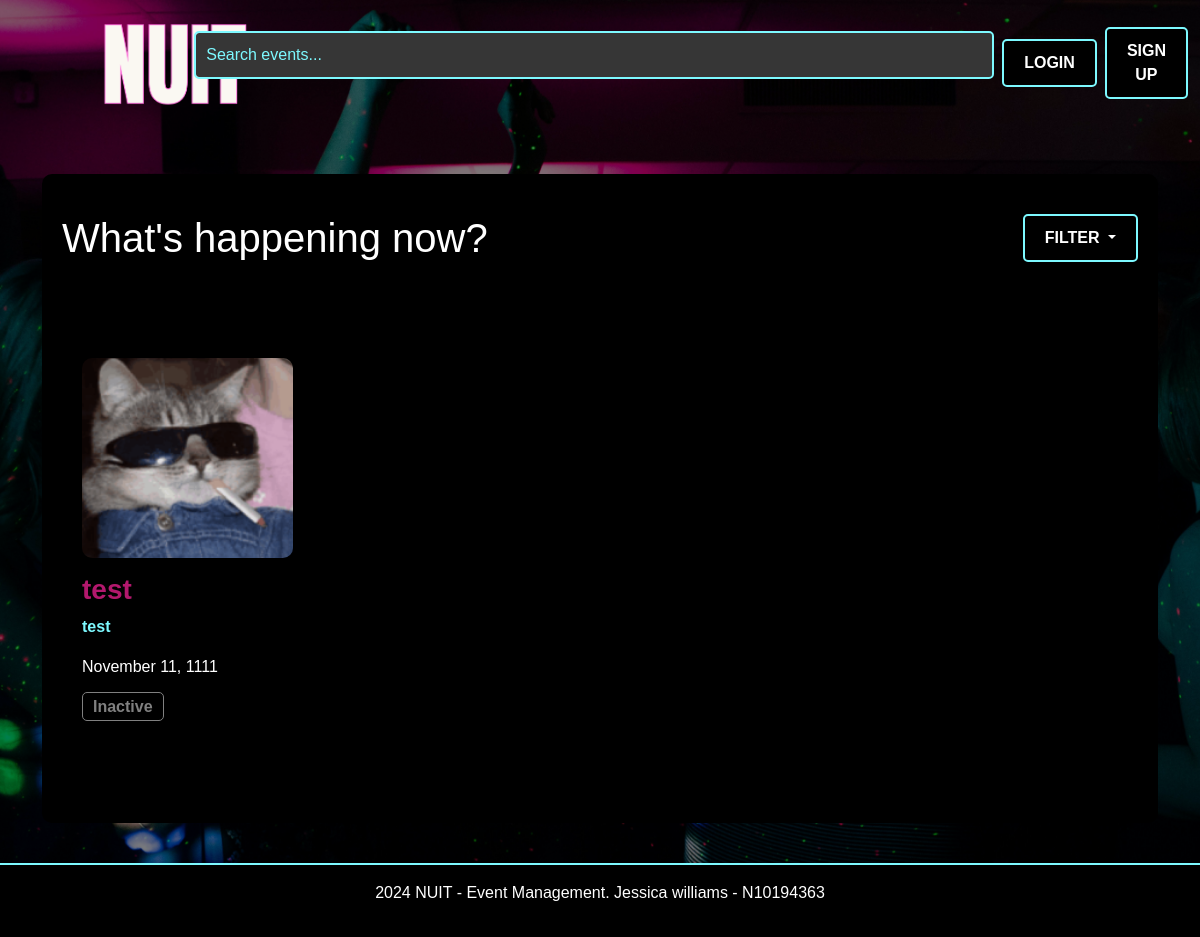
Before: / with the older database file.
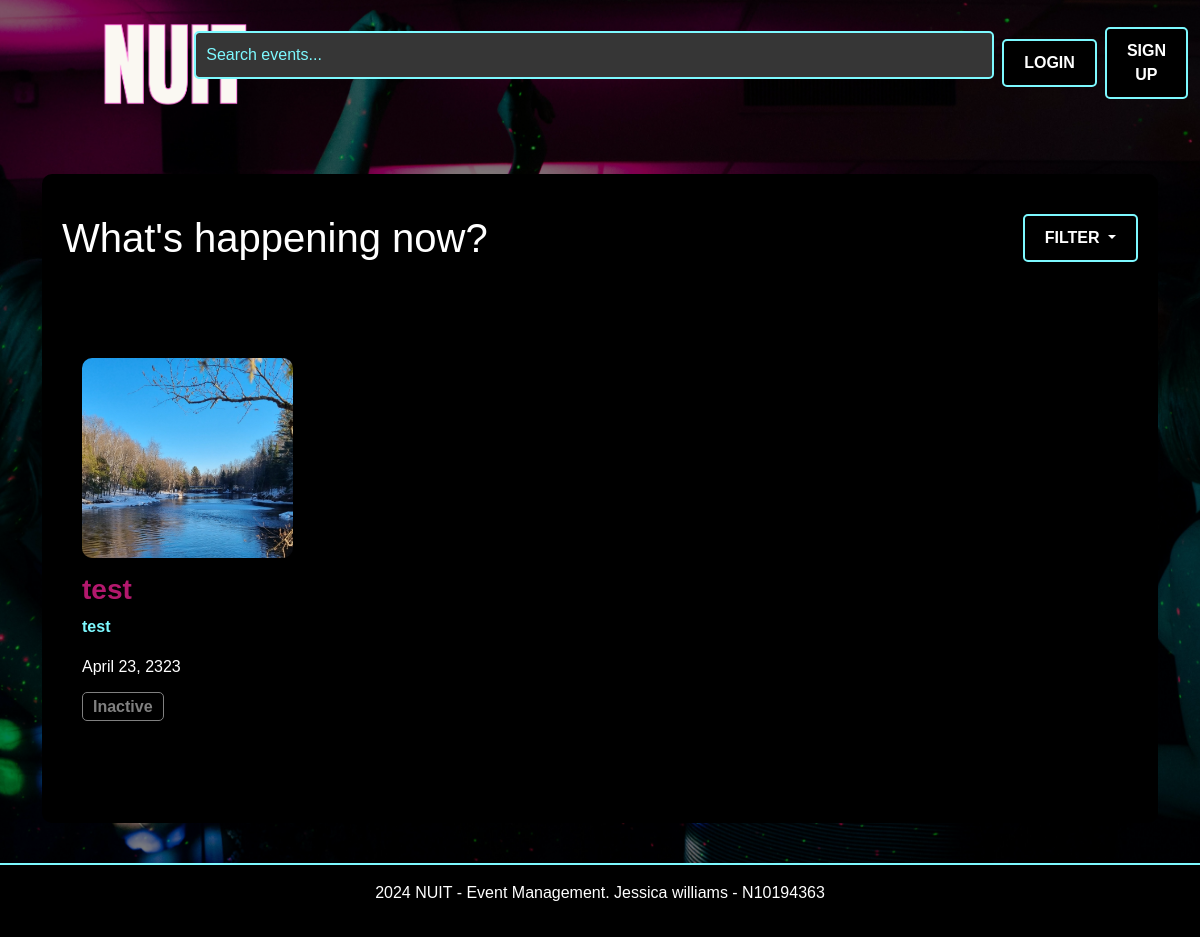
After: the same page with the newer database file.
### website/models.py (models this page shows)
class Event(db.Model):
    id = db.Column(db.Integer, primary_key=True)
    name = db.Column(db.String(100), nullable=False)
    location = db.Column(db.String(100), nullable=False)
    date = db.Column(db.DateTime, nullable=False)
    description = db.Column(db.Text, nullable=True)
    available_tickets = db.Column(db.Integer, nullable=False)
    categories = db.Column(db.String(200), nullable=False)
    image = db.Column(db.String(100), nullable=True)
    creator_id = db.Column(db.Integer, db.ForeignKey('user.id'), nullable=False)
    comments = db.relationship('Comment', backref='event', lazy=True)
    bookings = db.relationship('Booking', backref='event', lazy=True)

### website/views.py (the view)
@main_bp.route('/')
def index():
    register_form = RegistrationForm ()
    login_form = LoginForm()
    events = Event.query.all()
    return render_template('index.html', register_form=register_form, login_form=login_form, events=events)

### website/forms.py
class RegistrationForm (FlaskForm):
    first_name = StringField("First Name", validators=[InputRequired()])
    last_name = StringField("Last Name", validators=[InputRequired()])
    email = StringField("Email", validators=[InputRequired(), Email()])
    password = PasswordField("Password", validators=[InputRequired()])
    contact_number = StringField("Contact Number", validators=[
        InputRequired(),
        Length(min=10, max=15)
    ])
    street_address = StringField("Street Address", validators=[InputRequired()])
    submit = SubmitField("Register")

class LoginForm(FlaskForm):
    email = StringField("Email", validators=[InputRequired(), Email()])
    password = PasswordField("Password", validators=[InputRequired()])
    submit = SubmitField("Login")

### website/templates/index.html (shortened to what this page needs)
{% extends "base.html" %} {% from "bootstrap5/form.html" import render_form %}
{% block content %}
    <div class="container mt-5">
        <div class="section-background">
            <div class="row">
                <div class="col-md-6">
                    <h1>What's happening now?</h1>
                </div>
                <div class="col-md-6 text-end">
                    <div class="dropdown d-inline">
                        <button class="btn dropdown-toggle" type="button" id="eventCategoryDropdown"
                            data-bs-toggle="dropdown" aria-expanded="false">
                            Filter
                        </button>
                    </div>
                </div>
            </div>
            <div class="row mt-5">
                {% for event in events %}
                <div class="col-lg-3 col-md-6 col-sm-12 mb-4">
                    <div class="event-card">
                        <a href="{{ url_for('main.event_details', event_id=event.id) }}">
                            <img src="{{ url_for('static', filename='img/' + event.image.replace('website/static/img', '')) }}" class="img-fluid" alt="{{ event.name }}">
                        </a>
                        <h3>{{ event.name }}</h3>
                        <p class="location">{{ event.location }}</p>
                        <p>{{ event.date.strftime('%B %d, %Y') }}</p>
                        {% if event.available_tickets == 0 %}
                        <span class="event-status status-sold-out">Sold Out</span>
                        {% elif event.is_active %}
                        <span class="event-status status-open">Open</span>
                        {% else %}
                        <span class="event-status status-inactive">Inactive</span>
                        {% endif %}
                    </div>
                </div>
                {% endfor %}
            </div>
        </div>
    </div>
{% endblock %}

Changed rows visible on the page:
changed Event "test": image+name: a different picture; date "November 11, 1111" → "April 23, 2323"
